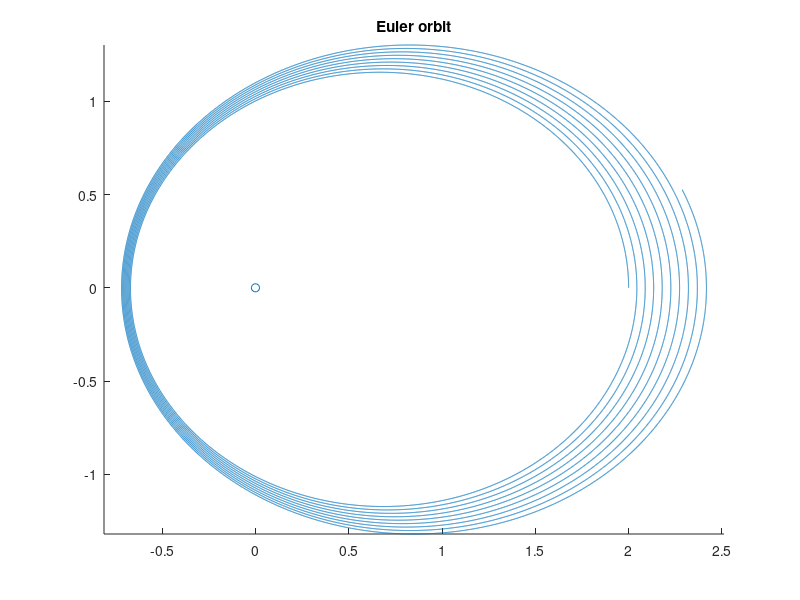
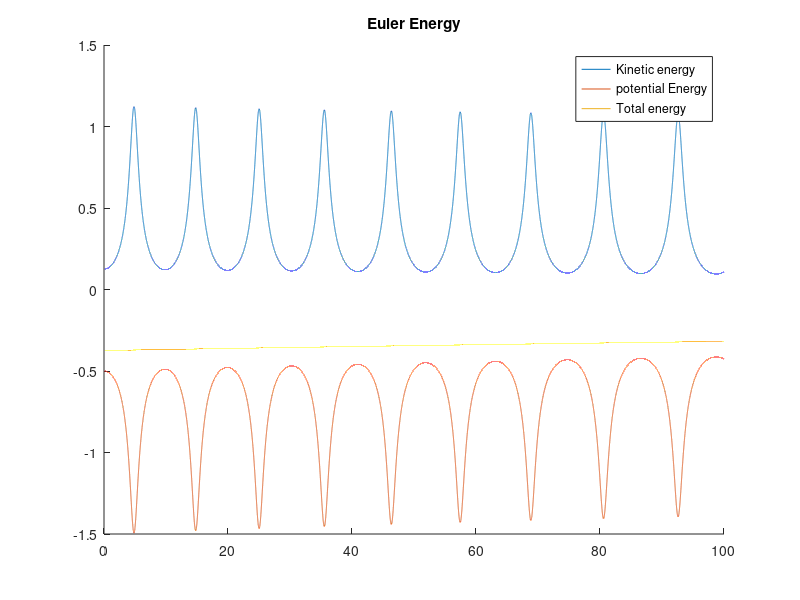

The MATLAB script that drew these images, in order: (Note: this script raises an error after producing the figures.)
clear all
close all
clc


r0 = [2, 0];
v0 = [0, 0.5];

k = 1;
m = 1;


dv = @(r,t) -k*r./sqrt(sum(r.^2))^3;
dr = @(v,t) v;
Ek = @(v) m*sum(v.^2)/2;
Ep = @(r) -k*m./sqrt(sum(r.^2));

tend = 100;

dt = 0.001;

n = ceil(tend/dt);

r = zeros(n,2);
v = r;
t = zeros(n,1);
Ekin = t;
Epot = t;
r(1,:) = r0;
v(1,:) = v0;
t(1) = 0;
Ekin(1) = Ek(v0);
Epot(1) = Ep(r0);

for i = 2:n
	t(i) = t(i-1)+dt; % Not pretty, but it works
	a = dv(r(i-1,:),t(i));
	v(i,:) = v(i-1,:)+a*dt;
	r(i,:) = r(i-1,:)+v(i-1,:)*dt;
	Ekin(i) = Ek(v(i,:));
	Epot(i) = Ep(r(i,:));
end
Etot = Ekin+Epot;

%%
figure
hold on
plot(r(:,1),r(:,2))
scatter(0,0,'o')
axis equal
title('Euler orbit')
hold off

figure
hold on
plot(t,Ekin)
plot(t,Epot)
plot(t,Etot)
hold off
legend('Kinetic energy','potential Energy','Total energy')
title('Euler Energy')



%% Runge Kutta, 4th order

dv = @(r,t) -k*r./sqrt(sum(r.^2))^3;
dr = @(v,t) v;

for i = 2:n
	t(i) = t(i-1)+dt;
	v(i,:) = rk4(v(i-1,:),r(i-1,:),t(i),dt,dv);
	r(i,:) = rk4(r(i-1,:),v(i-1,:),t(i),dt,dr);
	Ekin(i) = Ek(v(i,:));
	Epot(i) = Ep(r(i,:));	
end
Etot = Ekin + Epot;

figure
hold on
plot(r(:,1),r(:,2))
scatter(0,0,'o')
axis equal
title('RK4 orbit')
hold off


figure
hold on
plot(t,Ekin)
plot(t,Epot)
plot(t,Etot)
hold off
legend('Kinetic energy','potential Energy','Total energy')
title('RK4 energy')
